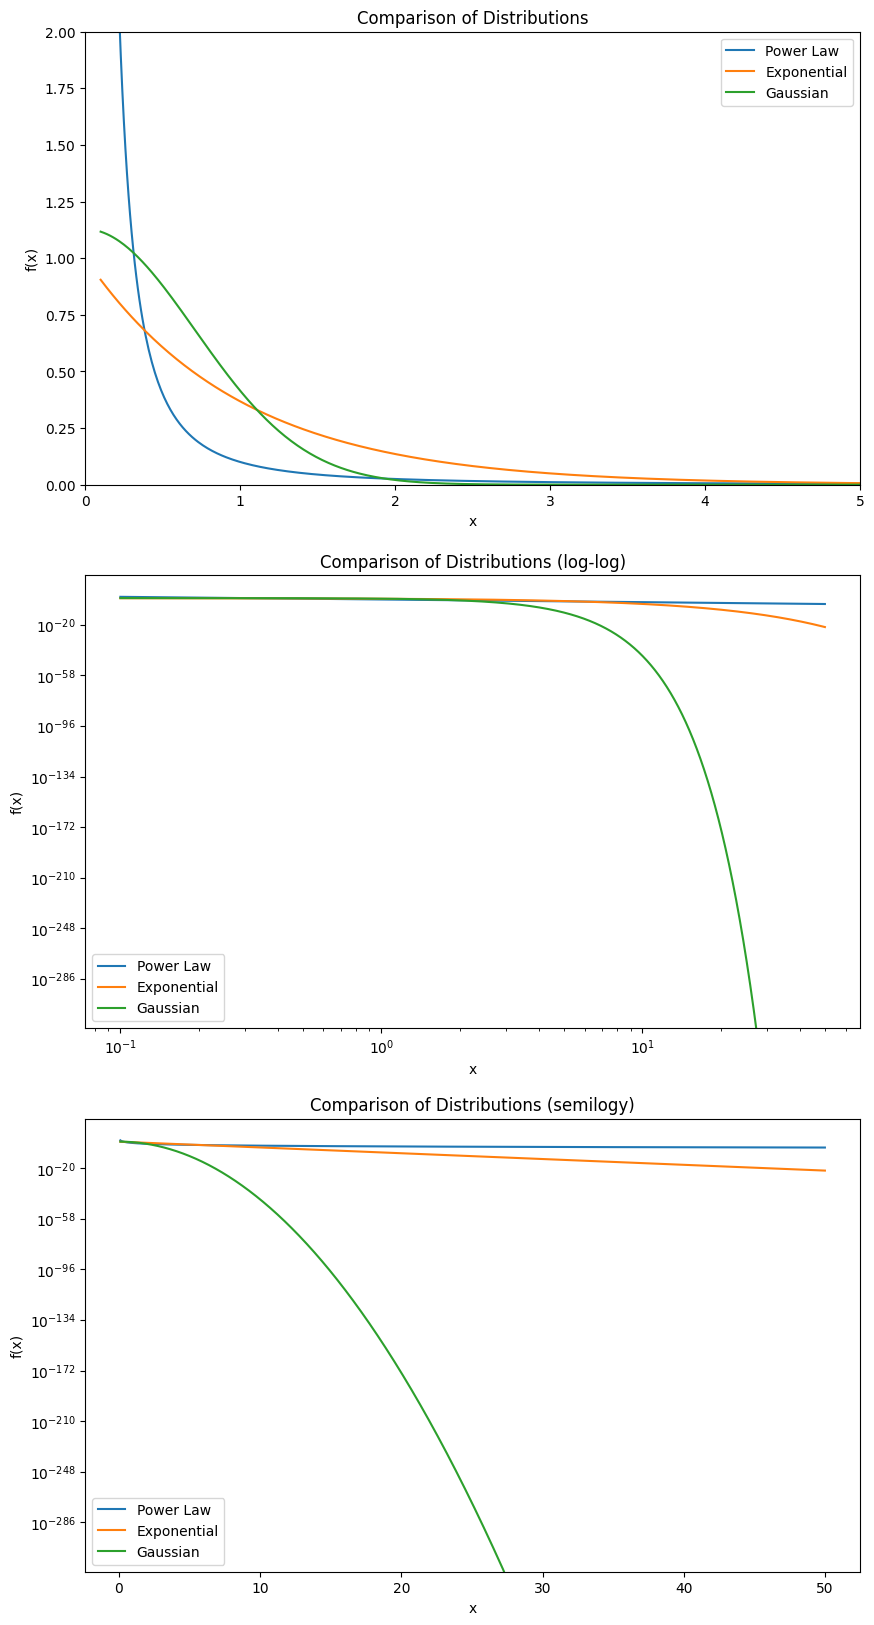

This figure's Python source:
from matplotlib import pyplot as plt
from math import sqrt
from numpy import arange, exp, pi


def simpson(f, a, b, n):
    h = (b - a) / n
    s = f(a) + f(b)
    for i in range(1, n, 2):
        s += 4 * f(a + i * h)
    for i in range(2, n - 1, 2):
        s += 2 * f(a + i * h)
    return s * h / 3


if __name__ == '__main__':
    a = 0.1
    b = 50
    exponent = 2

    x = arange(a, b, 0.01)
    power_law_norm = simpson(lambda x: x ** (-exponent), a, b, 10000)
    power_law = x ** (-exponent) / power_law_norm
    exponential = exp(-x)
    gaussian = exp(-x ** 2) * 2 / sqrt(pi)

    plt.subplots(figsize=(10, 20))
    plt.subplot(3, 1, 1)
    plt.title("Comparison of Distributions")
    plt.xlabel("x")
    plt.ylabel("f(x)")
    plt.plot(x, power_law, label="Power Law")
    plt.plot(x, exponential, label="Exponential")
    plt.plot(x, gaussian, label="Gaussian")
    plt.xlim(0, 5)
    plt.ylim(0, 2)
    plt.legend()
    
    plt.subplot(3, 1, 2)
    plt.title("Comparison of Distributions (log-log)")
    plt.xlabel("x")
    plt.ylabel("f(x)")
    plt.loglog(x, power_law, label="Power Law")
    plt.loglog(x, exponential, label="Exponential")
    plt.loglog(x, gaussian, label="Gaussian")
    plt.legend()
    
    plt.subplot(3, 1, 3)
    plt.title("Comparison of Distributions (semilogy)")
    plt.xlabel("x")
    plt.ylabel("f(x)")
    plt.semilogy(x, power_law, label="Power Law")
    plt.semilogy(x, exponential, label="Exponential")
    plt.semilogy(x, gaussian, label="Gaussian")
    plt.legend()
    plt.savefig("power_law_comparison.png", bbox_inches="tight")
    plt.show()
    plt.close()